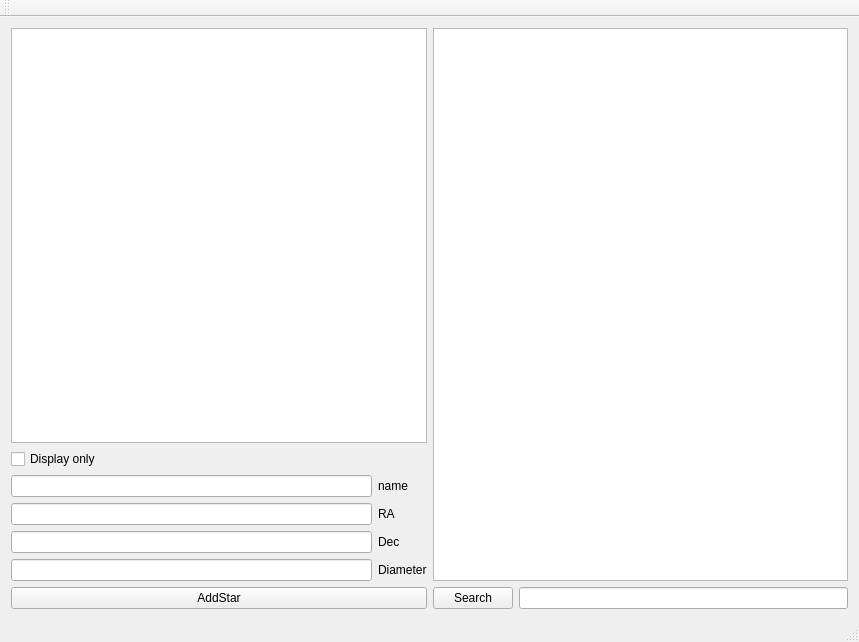
<?xml version="1.0" encoding="UTF-8"?>
<ui version="4.0">
 <class>PracticalExamClass</class>
 <widget class="QMainWindow" name="PracticalExamClass">
  <property name="geometry">
   <rect>
    <x>0</x>
    <y>0</y>
    <width>859</width>
    <height>642</height>
   </rect>
  </property>
  <property name="windowTitle">
   <string>PracticalExam</string>
  </property>
  <widget class="QWidget" name="centralWidget">
   <layout class="QVBoxLayout" name="verticalLayout_5">
    <item>
     <layout class="QHBoxLayout" name="horizontalLayout_2">
      <item>
       <layout class="QVBoxLayout" name="verticalLayout_3">
        <item>
         <layout class="QVBoxLayout" name="verticalLayout">
          <item>
           <widget class="QListWidget" name="StarsListWidget"/>
          </item>
          <item>
           <widget class="QCheckBox" name="DysplayCheckBox">
            <property name="text">
             <string>Display only </string>
            </property>
           </widget>
          </item>
         </layout>
        </item>
        <item>
         <layout class="QVBoxLayout" name="verticalLayout_2">
          <item>
           <layout class="QGridLayout" name="gridLayout">
            <item row="0" column="0">
             <widget class="QLineEdit" name="nameLineEdit"/>
            </item>
            <item row="0" column="1">
             <widget class="QLabel" name="label">
              <property name="text">
               <string>name</string>
              </property>
             </widget>
            </item>
            <item row="1" column="0">
             <widget class="QLineEdit" name="RALineEdit"/>
            </item>
            <item row="1" column="1">
             <widget class="QLabel" name="label_2">
              <property name="text">
               <string>RA</string>
              </property>
             </widget>
            </item>
            <item row="2" column="0">
             <widget class="QLineEdit" name="DecLineEdit"/>
            </item>
            <item row="2" column="1">
             <widget class="QLabel" name="label_3">
              <property name="text">
               <string>Dec</string>
              </property>
             </widget>
            </item>
            <item row="3" column="0">
             <widget class="QLineEdit" name="diameterLineEdit"/>
            </item>
            <item row="3" column="1">
             <widget class="QLabel" name="label_4">
              <property name="text">
               <string>Diameter</string>
              </property>
             </widget>
            </item>
           </layout>
          </item>
          <item>
           <widget class="QPushButton" name="AddPushButton">
            <property name="text">
             <string>AddStar</string>
            </property>
           </widget>
          </item>
         </layout>
        </item>
       </layout>
      </item>
      <item>
       <layout class="QVBoxLayout" name="verticalLayout_4">
        <item>
         <widget class="QListWidget" name="SearchListWidget"/>
        </item>
        <item>
         <layout class="QHBoxLayout" name="horizontalLayout">
          <item>
           <widget class="QPushButton" name="SearchPushButton">
            <property name="text">
             <string>Search</string>
            </property>
           </widget>
          </item>
          <item>
           <widget class="QLineEdit" name="SearchLineEdit"/>
          </item>
         </layout>
        </item>
       </layout>
      </item>
     </layout>
    </item>
   </layout>
  </widget>
  <widget class="QMenuBar" name="menuBar">
   <property name="geometry">
    <rect>
     <x>0</x>
     <y>0</y>
     <width>859</width>
     <height>26</height>
    </rect>
   </property>
  </widget>
  <widget class="QToolBar" name="mainToolBar">
   <attribute name="toolBarArea">
    <enum>TopToolBarArea</enum>
   </attribute>
   <attribute name="toolBarBreak">
    <bool>false</bool>
   </attribute>
  </widget>
  <widget class="QStatusBar" name="statusBar"/>
 </widget>
 <layoutdefault spacing="6" margin="11"/>
 <resources>
  <include location="PracticalExam.qrc"/>
 </resources>
 <connections/>
</ui>
